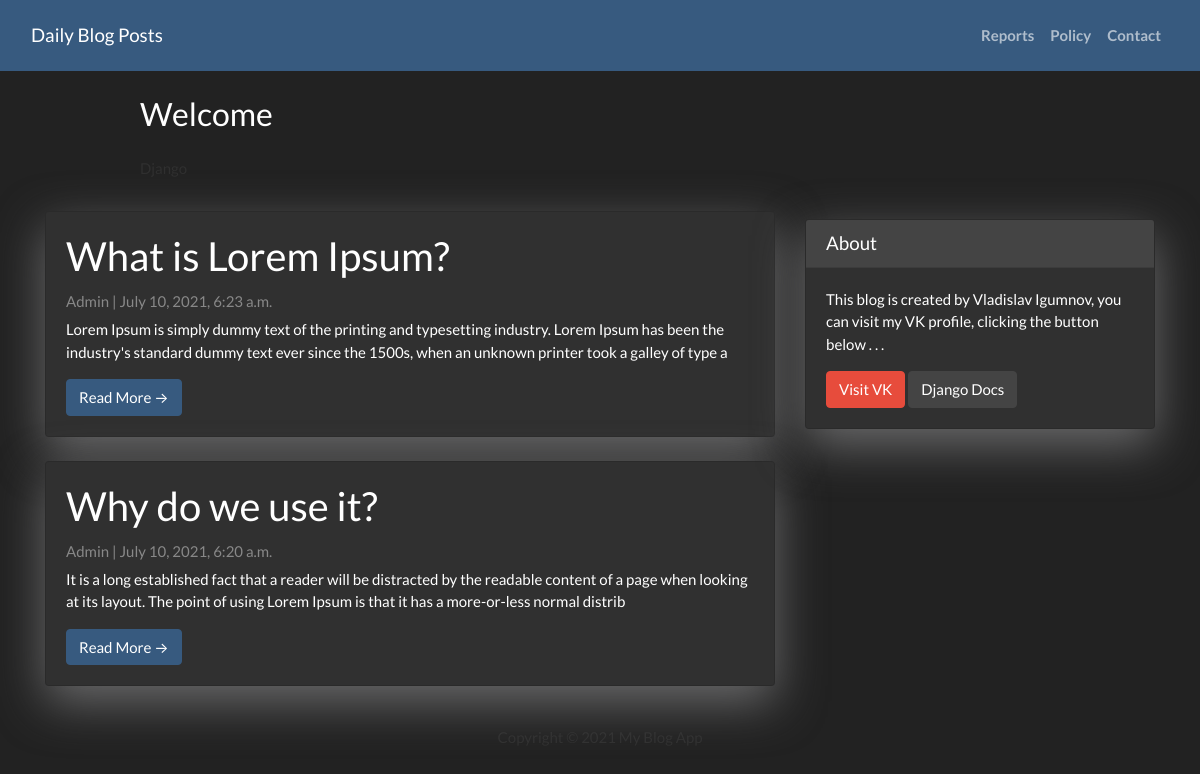
The page / on the database its author committed.
### App/models.py (models this page shows, shortened)
class Post(models.Model):
    title = models.CharField(max_length=200, unique=True)
    slug = models.SlugField(max_length=200, unique=True)
    author = models.ForeignKey(User, on_delete=models.CASCADE, related_name='blog_posts')
    created_on = models.DateTimeField(auto_now_add=True)
    updated_on = models.DateTimeField(auto_now=True)
    content = models.TextField()
    status = models.IntegerField(choices=STATUS, default=0)
    class Meta:
        ordering = ['-created_on']

### App/views.py (the view)
# urls.py: path('', views.PostList.as_view(), name="home"),
class PostList(generic.ListView):
    queryset = Post.objects.filter(status=1).order_by('-created_on')
    template_name = 'index.html'

### App/templates/index.html (shortened to what this page needs)
{% extends "base.html" %}
{% block content %}
<header class="masthead">
    <div class="container">
        <div class="row">
            <div class="col-md-8 col-md-10 mx-auto">
                <div class="site-heading">
                    <h3 class="site-heading my-4 mt-3 text-black">Welcome</h3>
                    <p class="text-dark">Django</p>
                </div>
            </div>
        </div>
    </div>
</header>
<div class="container">
    <div class="row">
        <div class="col-md-8 mt-3 left">
            {% for post in post_list %}
            <div class="card mb-4">
                <div class="card-body">
                    <h2 class="card-title">{{ post.title }}</h2>
                    <p class="card-text text-muted h6">{{ post.author }} | {{ post.created_on }}</p>
                    <p class="card-text">{{ post.content|slice:":200"}}</p>
                    <a href="{% url 'post_detail' post.slug %}" class="btn btn-primary">Read More &rarr;</a>
                </div>
            </div>
            {% endfor %}
        </div>
        {% block sidebar %} {% include 'sidebar.html' %} {% endblock sidebar %}
    </div>
</div>
{% endblock %}

### App/templates/base.html (shortened to what this page needs)
<!doctype html>
<html lang="en">
<head>
    <link rel="stylesheet" href="https://cdn.jsdelivr.net/npm/bootswatch@4.5.2/dist/darkly/bootstrap.min.css">
</head>
<body>
        <nav class="navbar navbar-expand-lg navbar-dark bg-primary" id="mainNav">
            <div class="container-fluid">
                <a class="navbar-brand" href="{% url 'home' %}">Daily Blog Posts</a>
                <div class="collapse navbar-collapse" id="navbarResponsive">
                    <ul class="navbar-nav ml-auto">
                        <li class="nav-item text-black">
                            <a class="nav-link text-black font-weight-bold" href="#">Reports</a>
                        </li>
                        <li class="nav-item text-black">
                            <a class="nav-link text-black font-weight-bold" href="#">Policy</a>
                        </li>
                        <li class="nav-item text-black">
                            <a class="nav-link text-black font-weight-bold" href="#">Contact</a>
                        </li>
                    </ul>
                </div>
            </div>
        </nav>
{% block content %}
{% endblock %}
<footer class="py-3 bg-grey">
    <p class="m-0 text-dark text-center">
    </p>
</footer>
</body>
</html>

### App/templates/sidebar.html (shortened to what this page needs)
{% block sidebar %}
<div class="col-md-4 float-right ">
  <div class="card my-4">
    <h5 class="card-header">About</h5>
    <div class="card-body">
      <p class="card-text"> This blog is created by Vladislav Igumnov, you can visit my VK profile, clicking the button below . . . </p>
      <a href="https://vk.com/wkwkwkwkwkwk" class="btn btn-danger">Visit VK</a>
      <a href="https://docs.djangoproject.com/en/3.1/" class="btn btn-secondary">Django Docs</a>
    </div>
  </div>
</div>
{% endblock sidebar %}

### App/templates/sidebar.html (style rules this page uses)
.card { box-shadow: 0 16px 48px #6a6a6b; }

### rows shown on the page
Post: title "What is Lorem Ipsum?", author "Admin", created_on "July 10, 2021, 6:23 a.m.", content "Lorem Ipsum is simply dummy text of the printing and typesetting industry. Lorem Ipsum has been the industry's standard dummy text ever since the 1500s, when an unknown printer took a galley of type a"
Post: title "Why do we use it?", author "Admin", created_on "July 10, 2021, 6:20 a.m.", content "It is a long established fact that a reader will be distracted by the readable content of a page when looking at its layout. The point of using Lorem Ipsum is that it has a more-or-less normal distrib"
